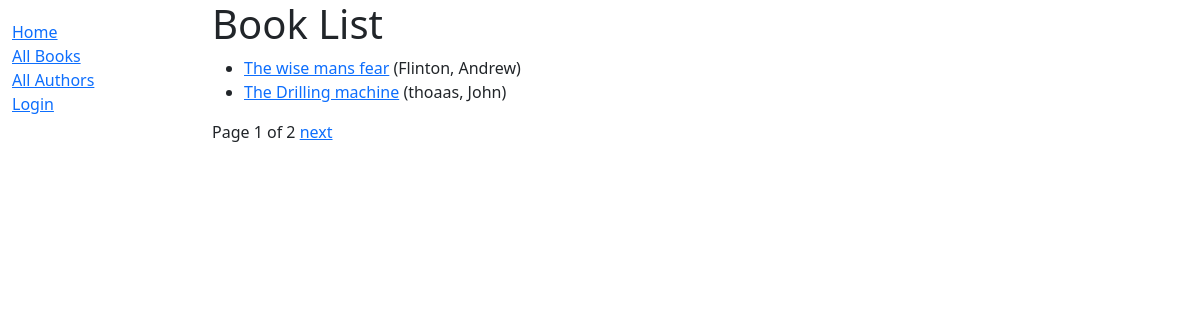
/catalog/books/, run on the app's committed database.
### catalog/models.py (models this page shows, shortened)
class Book(models.Model):
    title = models.CharField(max_length=200)
    author= models.ForeignKey('Author',on_delete=models.RESTRICT,null=True, related_name='authorbooks')
    summary= models.TextField(max_length=2000,help_text="Enter a brief description of the book")
    isbn = models.CharField('ISBN',max_length=13, unique=True,help_text='13 Character <a href="https://www.isbn-international.org/content/what-isbn'
                                      '">ISBN number</a>')
    genre = models.ManyToManyField(Genre,help_text="Select a genre for this book" )
    def get_absolute_url(self):
        return reverse("book-detail",args=[str(self.id)])
    def display_genre(self):
        return ', '.join(genre.name for genre in self.genre.all()[:3])
    display_genre.short_description = 'Genre'

class Author(models.Model):
    first_name = models.CharField(max_length=100)
    last_name =  models.CharField(max_length =100)
    date_of_birth = models.DateField(null=True,blank=True)
    date_of_death = models.DateField(null=True,blank=True)
    class Meta:
        ordering = ['last_name','first_name']
    def __str__(self):
        return f'{self.last_name}, {self.first_name}'

### catalog/views.py (the view)
# urls.py: path('books/',views.BookListView.as_view(),name='books'),
class BookListView(ListView):
    model = Book
    context_object_name = 'book_list'
    paginate_by = 2

### catalog/templates/catalog/book_list.html
{% extends 'base_generic.html' %}
{% block content %}
<h1>Book List</h1>
    {% if book_list %}
        <ul>
            {% for book in book_list %}
                <li>
                    <a href="{{book.get_absolute_url}}">{{book.title}}</a>
                    ({{book.author}})
                </li>
            {% endfor %}
        </ul>
     {% else %}
     <p>There are no books to display</p>
    {% endif %}
{% endblock %}

### data on the page
Book: title "The wise mans fear", author "Flinton, Andrew"
Book: title "The Drilling machine", author "thoaas, John"

### other printed values
{{ page_obj.number }} "1"
{{ page_obj.paginator.num_pages }} "2"
